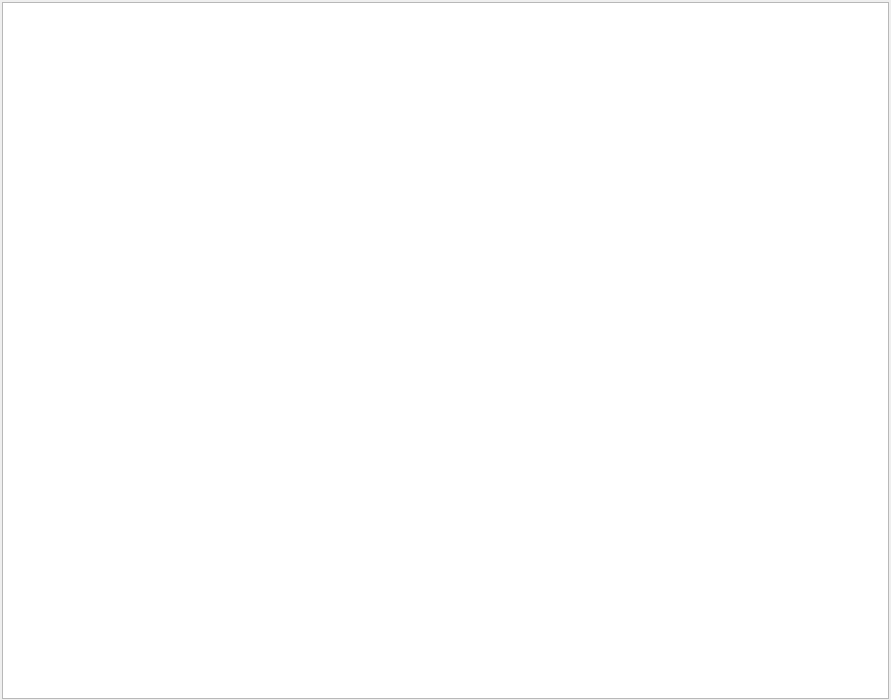
<?xml version="1.0" encoding="UTF-8"?>
<ui version="4.0">
 <class>BranchListForm</class>
 <widget class="QWidget" name="BranchListForm">
  <property name="geometry">
   <rect>
    <x>0</x>
    <y>0</y>
    <width>891</width>
    <height>700</height>
   </rect>
  </property>
  <property name="windowTitle">
   <string>Branch List</string>
  </property>
  <layout class="QGridLayout" name="gridLayout_2">
   <property name="leftMargin">
    <number>2</number>
   </property>
   <property name="topMargin">
    <number>2</number>
   </property>
   <property name="rightMargin">
    <number>2</number>
   </property>
   <property name="bottomMargin">
    <number>1</number>
   </property>
   <property name="spacing">
    <number>2</number>
   </property>
   <item row="0" column="0" rowspan="2" colspan="2">
    <widget class="BranchList" name="branchList"/>
   </item>
  </layout>
 </widget>
 <customwidgets>
  <customwidget>
   <class>BranchList</class>
   <extends>QListView</extends>
   <header location="global">branchlist.h</header>
  </customwidget>
 </customwidgets>
 <resources/>
 <connections/>
</ui>
